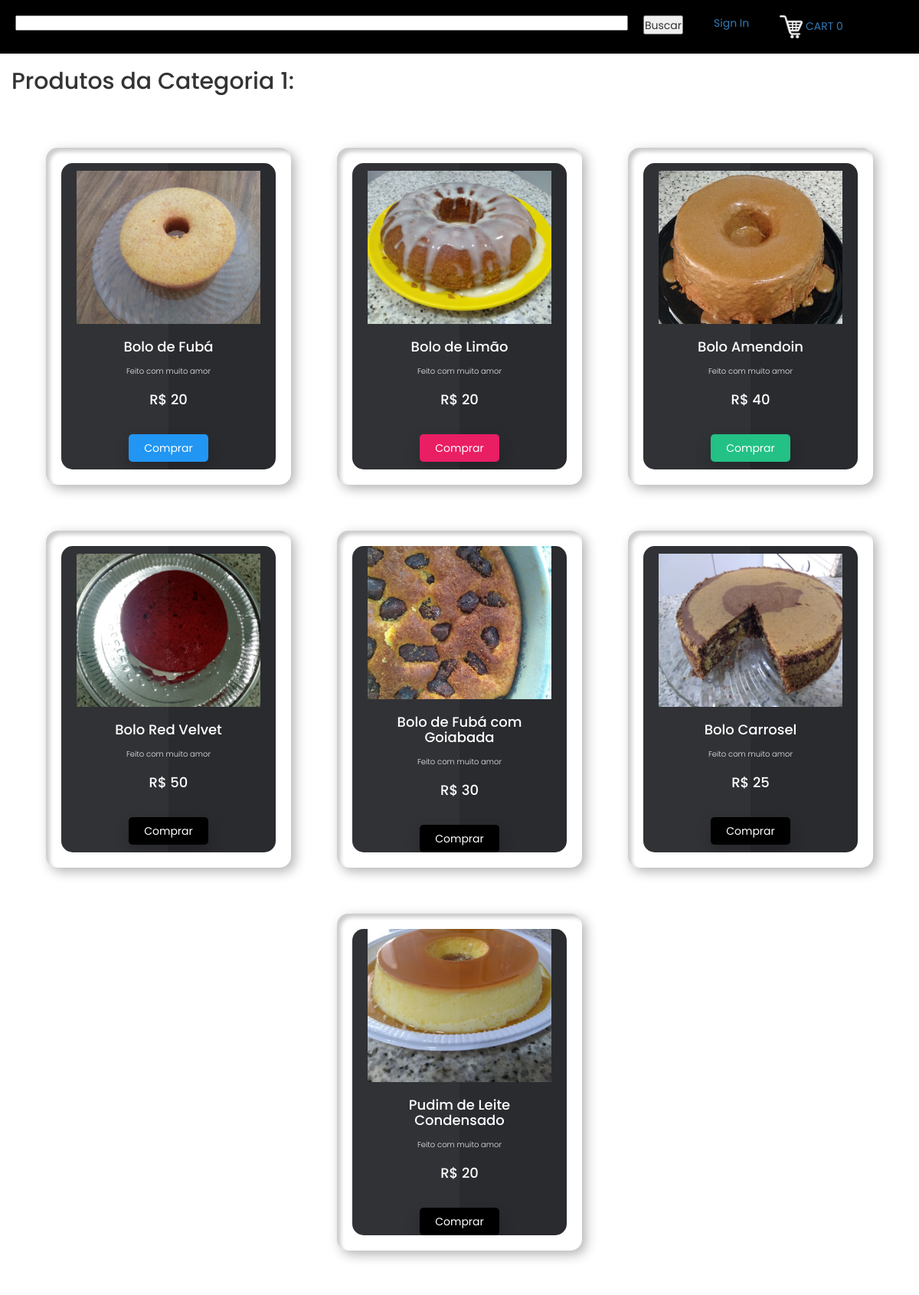
Screenshot of /displayCategory?categoryId=1 with the database file from the repository.
### tables this page shows
CREATE TABLE MERCADORIA (id_mercadoria INTEGER PRIMARY KEY, id_categoria INTEGER REFERENCES CATEGORIA (id_categoria), nome STRING, descricao STRING, preco DECIMAL (14, 2), estoque INTEGER, imagem STRING);

### main.py (the view)
@app.route("/displayCategory")
def displayCategory():
    loggedIn, firstName, noOfItems = getLoginDetails()
    categoryId = request.args.get("categoryId")
    with sqlite3.connect('bicandi.db') as conn:
        cur = conn.cursor()
        cur.execute(
            "SELECT m.id_mercadoria, m.nome, m.preco, m.imagem, m.id_categoria FROM mercadoria as m, categoria as c WHERE m.id_categoria = c.id_categoria AND c.id_categoria = " + categoryId)
        data = cur.fetchall()
    conn.close()
    categoryName = data[0][4]
    data = parse(data)
    return render_template('displayCategoryN3.html', itemData=data, loggedIn=loggedIn, firstName=firstName,
                           noOfItems=noOfItems, categoryName=categoryName)

### main.py (called while the page is built, shortened)
def getLoginDetails():
    with sqlite3.connect('bicandi.db') as conn:
        cur = conn.cursor()
        if 'email' not in session:
            loggedIn = False
            firstName = ''
            noOfItems = 0
    conn.close()
    return (loggedIn, firstName, noOfItems)

def parse(data):
    ans = []
    i = 0
    while i < len(data):
        curr = []
        for j in range(7):
            if i >= len(data):
                break
            curr.append(data[i])
            i += 1
        ans.append(curr)
    return ans

### templates/displayCategoryN3.html (shortened to what this page needs)
<!DOCTYPE HTML>
<html>
<head>
<link rel="stylesheet" href={{ url_for('static', filename='css/home3.css') }} />
<link rel="stylesheet" href={{ url_for('static', filename='css/topStyle.css') }} />
<link href="https://maxcdn.bootstrapcdn.com/bootstrap/3.3.5/css/bootstrap.min.css" rel="stylesheet">
</head>
<body>
<div id="title">
	<form>
		<input id="searchBox" type="text" name="searchQuery">
		<input id="searchButton" type="submit" value="Buscar">
	</form>
	{% if not loggedIn %}
	<div id="signInButton">
		<a class="link" href="/loginForm">Sign In</a>
	</div>
	{% endif %}
	<div id="kart">
		<a class="link" href="/cart">
			<img src={{url_for('static', filename='images/shoppingCart.png')}} id="cartIcon" />
			CART {{noOfItems}}
		</a>
	</div>
</div>
<div class="display">
<div>
	<h2>Produtos da Categoria {{categoryName}}:</h2>
		<div class="container">
            {% for data in itemData %}
                {% for row in data %}
					<div class="card">
						<div class="box">
						  <div class="content">
							<div class="card-header">
								<img src={{ url_for('static', filename='uploads/' + row[3]) }} id="itemImage" alt="rover"/>
							</div>
							<h3>{{row[1]}}</h3>
							<p>Feito com muito amor</p>
							<h3>R$ {{row[2]}}</h3>
							<a href="/productDescription?productId={{row[0]}}">Comprar</a>
						  </div>
						</div>
					  </div>
                {% endfor %}
            {% endfor %}
        </div>
</div>
</div>
</body>
</html>

### static/css/home3.css (style rules this page uses)
* { margin: 0; padding: 0; box-sizing: border-box; font-family: "Poppins", sans-serif; }
body { display: flex; justify-content: center; align-items: center; flex-wrap: wrap; min-height: 100vh; background: #232427; }
body .container { display: flex; justify-content: center; align-items: center; flex-wrap: wrap; max-width: 1200px; margin: 40px 0; }
body .container .card { position: relative; min-width: 320px; height: 440px; box-shadow: inset 5px 5px 5px rgba(0, 0, 0, 0.2), inset -5px -5px 15px rgba(255, 255, 255, 0.1), 5px 5px 15px rgba(0, 0, 0, 0.3), -5px -5px 15px rgba(255, 255, 255, 0.1); border-radius: 15px; margin: 30px; transition: 0.5s; }
.card-header img { width: 100%; height: 200px; object-fit: cover; }
body .container .card:nth-child(1) .box .content a { background: #2196f3; }
body .container .card:nth-child(2) .box .content a { background: #e91e63; }
body .container .card:nth-child(3) .box .content a { background: #23c186; }
body .container .card .box { position: absolute; top: 20px; left: 20px; right: 20px; bottom: 20px; background: #2a2b2f; border-radius: 15px; display: flex; justify-content: center; align-items: center; overflow: hidden; transition: 0.5s; }
body .container .card .box:before { content: ""; position: absolute; top: 0; left: 0; width: 50%; height: 100%; background: rgba(255, 255, 255, 0.03); }
body .container .card .box .content { padding: 20px; text-align: center; }
body .container .card .box .content h3 { font-size: 1.8rem; color: #fff; z-index: 1; transition: 0.5s; margin-bottom: 15px; }
body .container .card .box .content p { font-size: 1rem; font-weight: 300; color: rgba(255, 255, 255, 0.9); z-index: 1; transition: 0.5s; }
body .container .card .box .content a { position: relative; display: inline-block; padding: 8px 20px; background: black; border-radius: 5px; text-decoration: none; color: white; margin-top: 20px; box-shadow: 0 10px 20px rgba(0, 0, 0, 0.2); transition: 0.5s; }

### static/css/topStyle.css (style rules this page uses)
#title { background-color: black; display: inline-block; width: 100%; }
#searchBox { height: 20px; width: 800px; margin-left: 20px; margin-top: 20px; margin-bottom: 20px; margin-right: 20px; float: left; font-size: 1.5em; }
#searchButton { height: 25px; margin-top: 20px; margin-bottom: 20px; margin-right: 20px; float: left; }
#signInButton { color: yellow; margin-top: 20px; margin-bottom: 20px; margin-left: 20px; margin-right: 20px; float: left; }
#kart { color: white; margin-top: 20px; margin-bottom: 20px; margin-left: 20px; margin-right: 20px; float: left; }
#cartIcon { height: 30px; width: 30px; }

### rows the page displays
MERCADORIA: imagem (picture), nome "Bolo de Fubá", preco "20"
MERCADORIA: imagem (picture), nome "Bolo de Limão", preco "20"
MERCADORIA: imagem (picture), nome "Bolo Amendoin", preco "40"
MERCADORIA: imagem (picture), nome "Bolo Red Velvet", preco "50"
MERCADORIA: imagem (picture), nome "Bolo de Fubá com Goiabada", preco "30"
MERCADORIA: imagem (picture), nome "Bolo Carrosel", preco "25"
MERCADORIA: imagem (picture), nome "Pudim de Leite Condensado", preco "20"

### other values shown
{{ noOfItems }} "0"
{{ categoryName }} "1"
